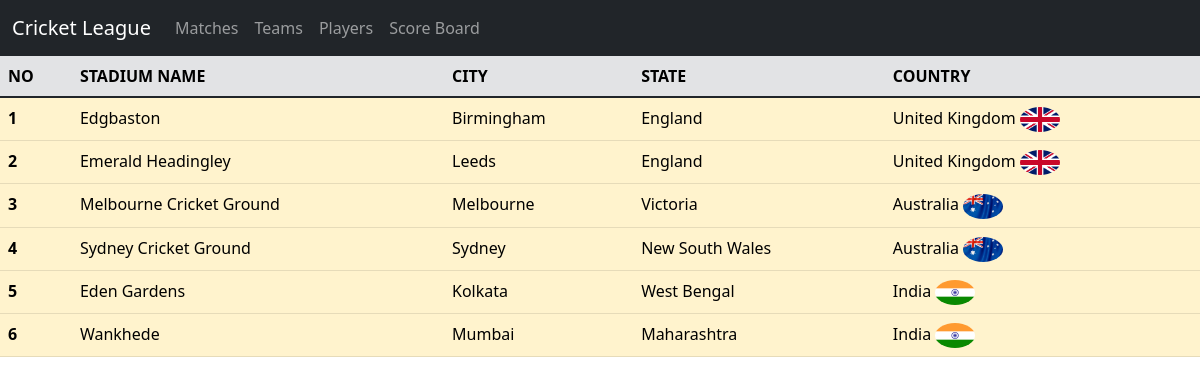
Screenshot of /venues/ with the database file from the repository.
### tournament/models.py (models this page shows, shortened)
class Venue(models.Model):
    stadium_name = models.CharField(max_length=30)
    city = models.CharField(max_length=30)
    state = models.CharField(max_length=20)
    country = models.ForeignKey(Country, related_name='venues', on_delete=models.DO_NOTHING)

class Country(models.Model):
    name = models.CharField(max_length=30)
    flag = models.ImageField(default='default.jpg', upload_to='Country')
    def __str__(self):
        return self.name

### tournament/views.py (the view)
# urls.py: path('venues/', views.venues, name = 'venues'),
def venues(request):
    context = {
        'venues' : Venue.objects.all()
    }
    return render(request, 'tournament/venues.html', context)

### tournament/templates/tournament/venues.html
{% extends "tournament/base.html" %}
{% block content %}
    <table class="table">
        <thead>
        <tr class="table-secondary">
            <th scope="col">NO</th>
            <th scope="col">STADIUM NAME</th>
            <th scope="col">CITY</th>
            <th scope="col">STATE</th>
            <th scope="col">COUNTRY</th>
        </tr>
        </thead>
        <tbody>
            {% for venue in venues %}
                <tr class="table-warning">
                    <th scope="row">{{ forloop.counter }}</th>
                    <td>{{ venue.stadium_name }}</td>
                    <td>{{ venue.city }}</td>
                    <td>{{ venue.state }}</td>
                    <td>
                        {{ venue.country }}
                        <img class="rounded-circle account-img" src="{{ venue.country.flag.url }}"  width="40" height="25">
                    </td>
                </tr>
            {% endfor %}
        </tbody>
    </table>
{% endblock content %}

### rows the page displays
Venue: stadium_name "Edgbaston", city "Birmingham", state "England", country "United Kingdom", country.flag (picture)
Venue: stadium_name "Emerald Headingley", city "Leeds", state "England", country "United Kingdom", country.flag (picture)
Venue: stadium_name "Melbourne Cricket Ground", city "Melbourne", state "Victoria", country "Australia", country.flag (picture)
Venue: stadium_name "Sydney Cricket Ground", city "Sydney", state "New South Wales", country "Australia", country.flag (picture)
Venue: stadium_name "Eden Gardens", city "Kolkata", state "West Bengal", country "India", country.flag (picture)
Venue: stadium_name "Wankhede", city "Mumbai", state "Maharashtra", country "India", country.flag (picture)
